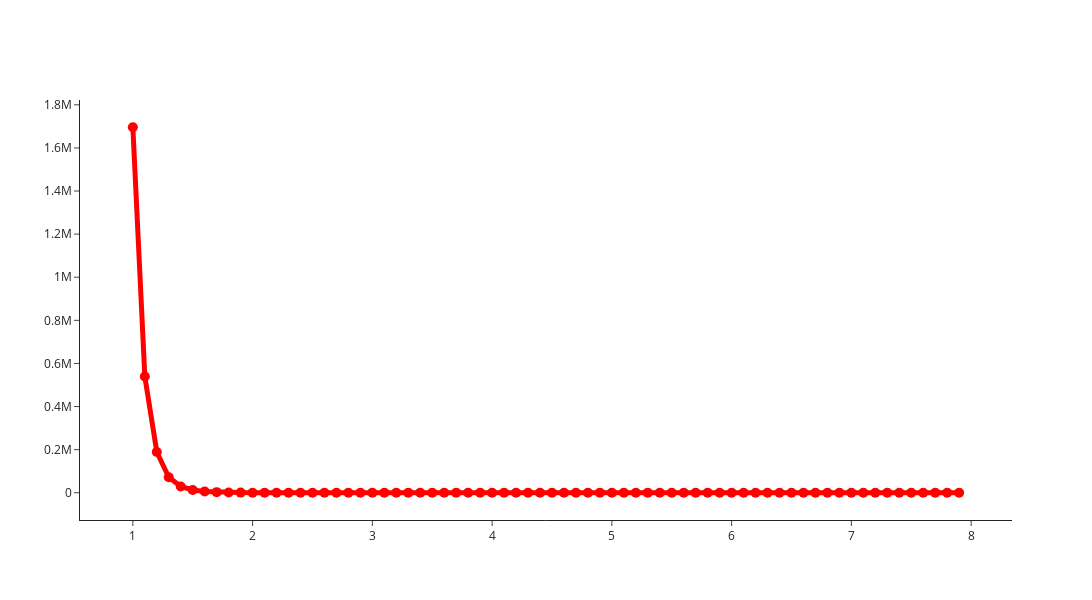

The code cell stored with this chart in its notebook:
### Code cell
import numpy as np
import plotly.graph_objects as go

def calculate_energy(epsilon, minimal_distance, distance):

    energy = epsilon * (((minimal_distance / distance) ** 12) - (2 * ((minimal_distance / distance) ** 6)))

    return energy

distances = np.arange(1.0, 8.0, 0.1)

epsilon = 3.2
minimal_distance = 3

potential_energy_scan = [
    calculate_energy(epsilon, minimal_distance, distance)
    for distance in distances
]


fig = go.Figure()
fig.add_trace(
    go.Scatter(
        x=list(distances), y=potential_energy_scan,
        mode='lines+markers',
        name='transaction-based model',
        marker=dict(size=10)
    )
)

fig.update_layout(legend=dict(itemsizing='constant'))
fig.update_layout(legend=dict(
        orientation="h",
        yanchor="bottom",
        y=1.02,
        xanchor="right",
        x=1.05,
        font = dict(family = "Arial", size = 20),
        bordercolor="LightSteelBlue",
        borderwidth=2,
    ),
)
fig.update_traces(line=dict(width=5, color='red'))

fig.update_layout(
    template='simple_white',
    xaxis_tickformat = 'i',
    bargap=0.2, # gap between bars of adjacent location coordinates,
    height=600,
    width=1350
)


fig.show()

### Figure 1 — Plotly figure (JSON) as saved in the notebook; plotly's stock layout.template omitted (floating-point values rounded to 4 significant figures)
{"data": [{"line": {"color": "red", "width": 5}, "marker": {"size": 10}, "mode": "lines+markers", "name": "transaction-based model", "type": "scatter", "x": [1, 1.1, 1.2, 1.3, 1.4, 1.5, 1.6, 1.7, 1.8, 1.9, 2.0, 2.1, 2.2, 2.3, 2.4, 2.5, 2.6, 2.7, 2.8, 2.9, 3.0, 3.1, 3.2, 3.3, 3.4, 3.5, 3.6, 3.7, 3.8, 3.9, 4.0, 4.1, 4.2, 4.3, 4.4, 4.5, 4.6, 4.7, 4.8, 4.9, 5.0, 5.1, 5.2, 5.3, 5.4, 5.5, 5.6, 5.7, 5.8, 5.9, 6.0, 6.1, 6.2, 6.3, 6.4, 6.5, 6.6, 6.7, 6.8, 6.9, 7.0, 7.1, 7.2, 7.3, 7.4, 7.5, 7.6, 7.7, 7.8, 7.9], "y": [1696000.0, 539200.0, 189200.0, 72030.0, 29380.0, 12700.0, 5764.0, 2726.0, 1333.0, 669.2, 342.3, 176.8, 91.14, 46.08, 22.15, 9.421, 2.718, -0.7125, -2.359, -3.037, -3.2, -3.098, -2.87, -2.593, -2.308, -2.035, -1.784, -1.56, -1.362, -1.189, -1.038, -0.9068, -0.7935, -0.6955, -0.6107, -0.5372, -0.4735, -0.4182, -0.3701, -0.3282, -0.2916, -0.2597, -0.2316, -0.207, -0.1854, -0.1663, -0.1495, -0.1346, -0.1214, -0.1097, -0.09922, -0.08992, -0.08161, -0.07419, -0.06753, -0.06156, -0.0562, -0.05137, -0.04702, -0.04309, -0.03953, -0.03632, -0.0334, -0.03076, -0.02835, -0.02616, -0.02417, -0.02235, -0.02068, -0.01916]}], "layout": {"bargap": 0.2, "height": 600, "legend": {"bordercolor": "LightSteelBlue", "borderwidth": 2, "font": {"family": "Arial", "size": 20}, "itemsizing": "constant", "orientation": "h", "x": 1.05, "xanchor": "right", "y": 1.02, "yanchor": "bottom"}, "width": 1350, "xaxis": {"tickformat": "i"}}}
